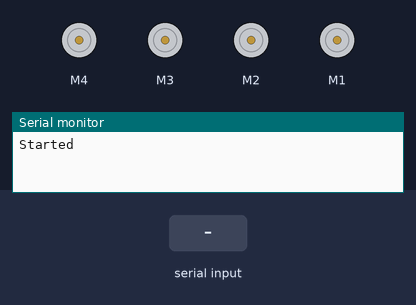
Simulated run of this sketch. Board: Arduino Uno, built with avr-gcc and run on an emulated ATmega328P. Shown: 4 × DC motor (green arrow = forward, orange = backward, longer = faster), the last lines printed to the serial monitor. Inputs (shaded band) come from the test bench.

Above: at 1.2 s.
1.3 s: "Forward" received over the second serial link
At 2.4 s:
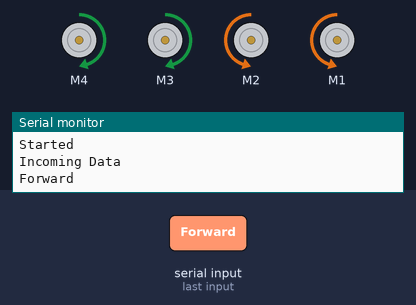
2.8 s: "Backward" received over the second serial link
At 4.0 s:
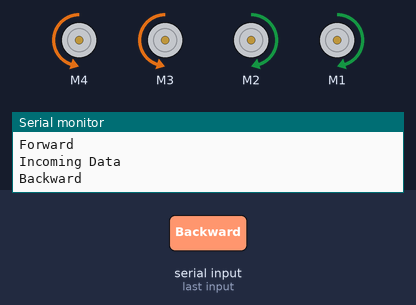
4.3 s: "Right" received over the second serial link
At 5.5 s:
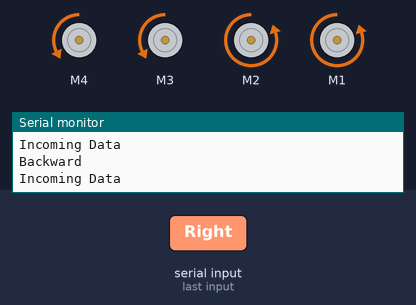
7.3 s: "Left" received over the second serial link
At 8.3 s:
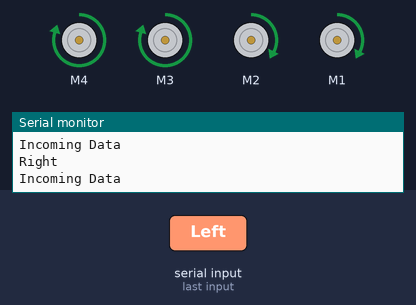
Timing chart, 0 to 10.4 s (numbered marks = the images above; inputs shaded):
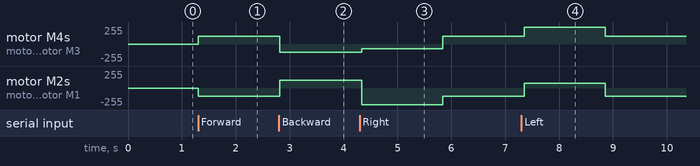

The sketch:

Arduino_Bluetooth_Comm.ino
```cpp
#include "SoftwareSerial.h"

//setting up bluetooth software serial info
//NOTE: this is Software serial, not serial! so we're using normal pwm pins
int recievePin = A4;
int transmitPin = A5;
SoftwareSerial serial_connection(transmitPin, recievePin);

//Defining data transfer size...
#define BUFFER_SIZE 64//This will prevent buffer overruns.
char inData[BUFFER_SIZE];//This is a character buffer where the data sent by the python script will go.
char inChar=-1;//Initialie the first character as nothing
int count=0;//This is the number of lines sent in from the python script
int i=0;//Arduinos are not the most capable chips in the world so I just create the looping variable once


//Defining my move functions

#include <AFMotor.h>

int frontRight = 4;
int frontLeft = 1;
int backRight = 3;
int backLeft = 2;
AF_DCMotor rightFront(frontRight);
AF_DCMotor rightBack(backRight);
AF_DCMotor leftFront(frontLeft);
AF_DCMotor leftBack(backLeft);

int speedFactor = 12;
int timeForTurnStationary = 1470;
int timeForTurnMoving = 1500;
int forwardTime = 3000;
int backwardTime = 3000;

int motorSpeedDefault = 10 * speedFactor;
int motorFast = 21 * speedFactor;
int motorSlow = 6 * speedFactor;
int motorTurnSpeed = 20 * speedFactor;

bool carMoving = false;
String text = "";

void resetSpeed(int motorSpeed = motorSpeedDefault) {
  rightFront.setSpeed(motorSpeed);
  rightBack.setSpeed(motorSpeed);
  leftBack.setSpeed(motorSpeed);
  leftFront.setSpeed(motorSpeed);
}

void stopMoving() {
  rightFront.run(RELEASE);
  rightBack.run(RELEASE);
  leftFront.run(RELEASE);
  leftBack.run(RELEASE);
  // continue;
}

void moveForward() {
  rightFront.run(FORWARD);
  rightBack.run(FORWARD);
  leftFront.run(BACKWARD);
  leftBack.run(BACKWARD);
  // continue;
}

void moveBackward() {
  rightFront.run(BACKWARD);
  rightBack.run(BACKWARD);
  leftFront.run(FORWARD);
  leftBack.run(FORWARD);
  // continue;
}

void moveRight() {

  resetSpeed(motorTurnSpeed);
  rightFront.run(BACKWARD);
  rightBack.run(BACKWARD);
  leftFront.run(BACKWARD);
  leftBack.run(BACKWARD);
  delay(timeForTurnStationary);
  stopMoving();
  resetSpeed();
  // continue;
}

void moveLeft() {
  resetSpeed(motorTurnSpeed);
  rightFront.run(FORWARD);
  rightBack.run(FORWARD);
  leftFront.run(FORWARD);
  leftBack.run(FORWARD);
  delay(timeForTurnStationary);
  stopMoving();
  resetSpeed();
  // continue;
}

void moveRightWhileMoving() {
  // resetSpeed(motorFast);
  // rightFront.setSpeed(motorSlow);
  // rightBack.setSpeed(motorSlow);
  // // moveForward();
  // delay(timeForTurnMoving);

  //set speed back to normal and continue moving after turn
  // rightFront.setSpeed(motorSpeedDefault);
  // rightBack.setSpeed(motorSpeedDefault);
  // resetSpeed();
  // moveForward()
  resetSpeed(motorFast);
  rightFront.setSpeed(motorSlow);
  rightBack.setSpeed(motorSlow);
  rightFront.run(BACKWARD);
  rightBack.run(BACKWARD);
  leftFront.run(BACKWARD);
  leftBack.run(BACKWARD);
  delay(timeForTurnMoving);
  moveForward();
  resetSpeed();
}

void moveLeftWhileMoving() {
  // resetSpeed(motorFast);
  // leftFront.setSpeed(motorSlow);
  // leftBack.setSpeed(motorSlow);
  // // moveForward();
  // delay(timeForTurnMoving);

  // //set speed back to normal and continue moving after turn
  // // leftFront.setSpeed(motorSpeedDefault);
  // // leftBack.setSpeed(motorSpeedDefault);
  // resetSpeed();
  // // moveForward()


  resetSpeed(motorFast);
  leftFront.setSpeed(motorSlow);
  leftBack.setSpeed(motorSlow);
  rightFront.run(FORWARD);
  rightBack.run(FORWARD);
  leftFront.run(FORWARD);
  leftBack.run(FORWARD);
  delay(timeForTurnMoving);
  moveForward();
  resetSpeed();
}


void setup(){
  // put your setup code here, to run once:
  Serial.begin(9600);//Initialize communications to the serial monitor in the Arduino IDE
  serial_connection.begin(9600);//Initialize communications with the bluetooth module
  // serial_connection.println("Ready!!!");//Send something to just start comms. This will never be seen.
  Serial.println("Started");//Tell the serial monitor that the sketch has started.


  resetSpeed();


}


void loop(){
  //This will prevent bufferoverrun errors


  byte byte_count=serial_connection.available();//This gets the number of bytes that were sent by the python script

  if(byte_count) { //If there are any bytes then deal with them
    Serial.println("Incoming Data");//Signal to the monitor that something is happening
    int first_bytes=byte_count;//initialize the number of bytes that we might handle.
    int remaining_bytes=0;//Initialize the bytes that we may have to burn off to prevent a buffer overrun

    if(first_bytes>=BUFFER_SIZE-1) {//If the incoming byte count is more than our buffer...
      remaining_bytes=byte_count-(BUFFER_SIZE-1);//Reduce the bytes that we plan on handleing to below the buffer size
    }

    for(i=0;i<first_bytes;i++) {//Handle the number of incoming bytes
      inChar=serial_connection.read();//Read one byte
      inData[i]=inChar;//Put it into a character string(array)
    }

    inData[i]='\0';
    // moveForward();
    // delay(1000);
    // stopMoving();//This ends the character array with a null character. This signals the end of a string


//Start writing conditions here

    // if(String(inData)=="BOOP 2")//This could be any motor start string we choose from the python script
    // {
    //   Serial.println("********* Start Motor *********");
    // }
    // else if(String(inData)=="BOOP 4")//Again this is an arbitrary choice. It would probably be something like: MOTOR_STOP
    // {
    //   Serial.println("********* STOP Motor *********");
    // }

    if(String(inData) == "Forward") {
      moveForward();
      text = "Moving Forward";
      carMoving = true;
    }

    if(String(inData) == "Backward") {
      moveBackward();
      text = "Moving Backward";
      carMoving = true;
    }

    if(String(inData) == "Right") {
      text = "Moving Right";
      if(carMoving) {
        moveRightWhileMoving();
      }
      else {
        moveRight();
      }
    }

    if(String(inData) == "Left") {
      text = "Moving Left";
      if(carMoving) {
        moveLeftWhileMoving();
      }
      else {
        moveLeft();
      }
    }

    if(String(inData) == "Stop") {
      stopMoving();
      text = "Stopped Moving";
      carMoving = false;
    }

    if(String(inData) == "Reset") {
      resetSpeed();
      text = "Speed reset";
    }

// Stop conditions


    for(i=0;i<remaining_bytes;i++) {//This burns off any remaining bytes that the buffer can't handle.
      inChar=serial_connection.read();
    }

    Serial.println(inData);//Print to the monitor what was detected
    serial_connection.println(text);//Then send an incrmented string back to the python script
    // count++;//Increment the line counter
  }

  delay(100);//Pause for a moment
}
```

Measured:
- after the input at 1.3 s, motor M4, motor M3: stopped → forward 120/255 at once; motor M2, motor M1: stopped → backward 120/255 at once
- after the input at 2.8 s, motor M4, motor M3: forward 120/255 → backward 120/255 at once; motor M2, motor M1: backward 120/255 → forward 120/255 at once
- after the input at 4.3 s, motor M4, motor M3: backward 120/255 → backward 72/255 at once, → forward 120/255 1.5 s later; motor M2, motor M1: forward 120/255 → backward 252/255 at once, → backward 120/255 1.5 s later
- after the input at 7.3 s, motor M4, motor M3: forward 120/255 → forward 252/255 after 0.05 s, → forward 120/255 1.5 s later; motor M2, motor M1: backward 120/255 → forward 72/255 after 0.05 s, → backward 120/255 1.5 s later
